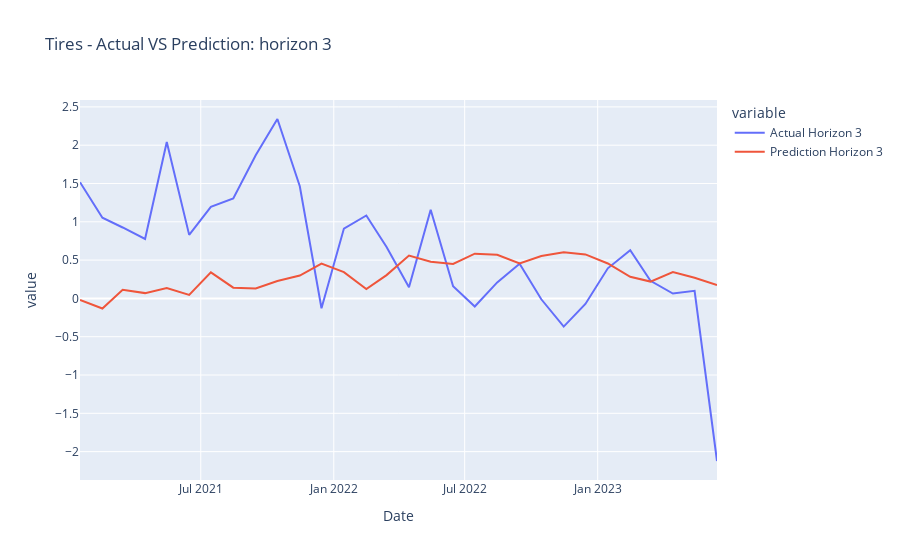
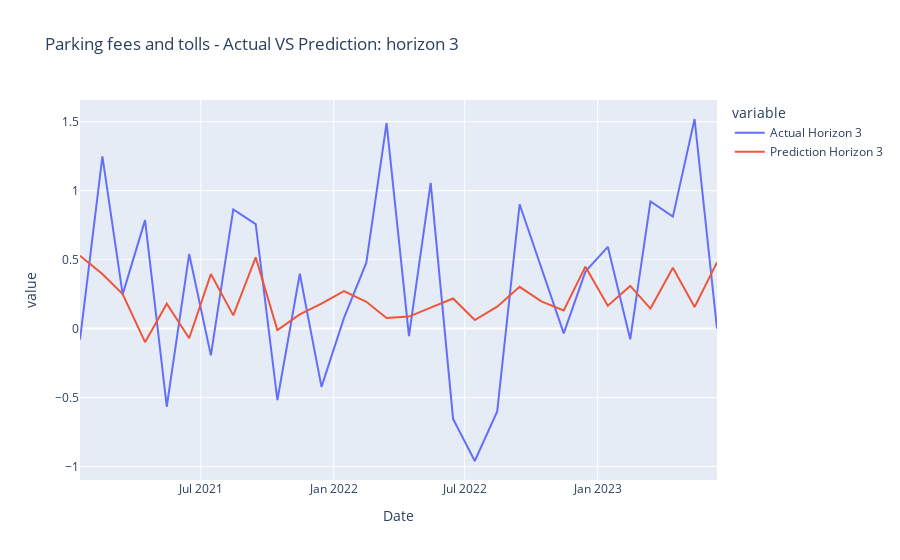
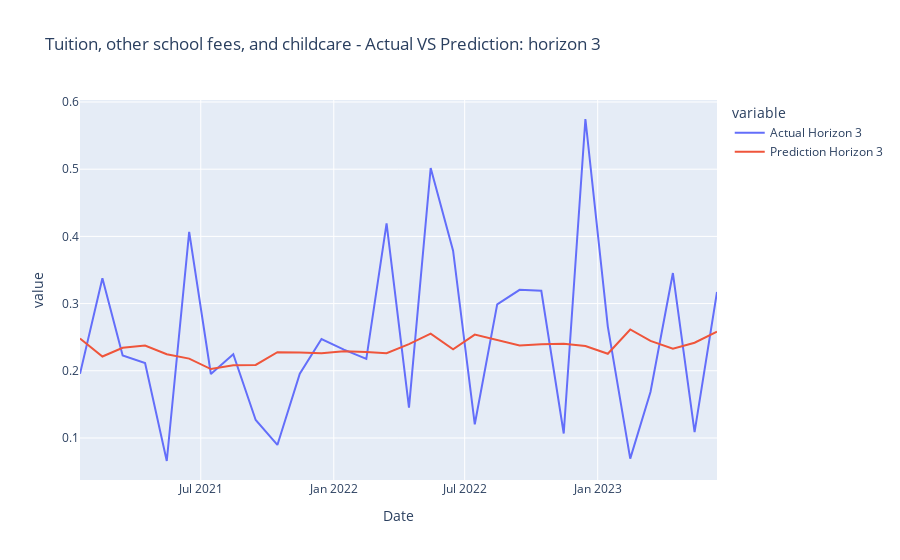
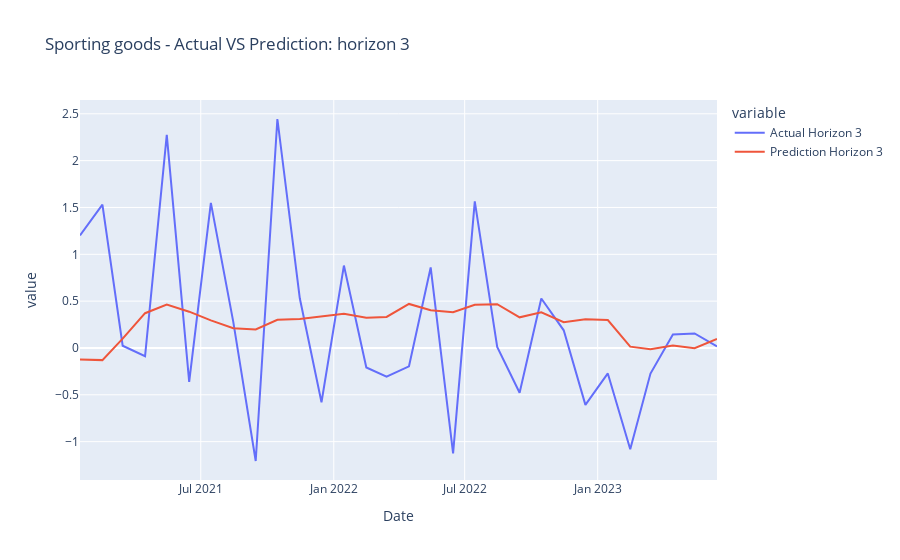

Write notebook code for charts like these, in order.
### Code cell
#categories = list(all_data_test_dict_hor_3.keys())
plot_results_horizon(all_data_test_dict_hor_3, categories, 3)

### Figure 1 — Plotly figure (JSON) as saved in the notebook; plotly's stock layout.template omitted (floating-point values rounded to 4 significant figures)
{"data": [{"hovertemplate": "variable=Actual Horizon 3<br>Date=%{x}<br>value=%{y}<extra></extra>", "legendgroup": "Actual Horizon 3", "line": {"color": "#636efa", "dash": "solid"}, "marker": {"symbol": "circle"}, "mode": "lines", "name": "Actual Horizon 3", "orientation": "v", "showlegend": true, "type": "scatter", "x": ["2021-01-15", "2021-02-15", "2021-03-15", "2021-04-15", "2021-05-15", "2021-06-15", "2021-07-15", "2021-08-15", "2021-09-15", "2021-10-15", "2021-11-15", "2021-12-15", "2022-01-15", "2022-02-15", "2022-03-15", "2022-04-15", "2022-05-15", "2022-06-15", "2022-07-15", "2022-08-15", "2022-09-15", "2022-10-15", "2022-11-15", "2022-12-15", "2023-01-15", "2023-02-15", "2023-03-15", "2023-04-15", "2023-05-15", "2023-06-15", null, null, null], "xaxis": "x", "y": [1.517, 1.053, 0.9259, 0.7754, 2.042, 0.8293, 1.195, 1.304, 1.869, 2.342, 1.464, -0.1287, 0.9112, 1.082, 0.6705, 0.1459, 1.157, 0.1584, -0.1054, 0.2086, 0.4531, -0.01106, -0.3682, -0.07184, 0.3925, 0.6299, 0.2293, 0.06321, 0.09861, -2.122, null, null, null], "yaxis": "y"}, {"hovertemplate": "variable=Prediction Horizon 3<br>Date=%{x}<br>value=%{y}<extra></extra>", "legendgroup": "Prediction Horizon 3", "line": {"color": "#EF553B", "dash": "solid"}, "marker": {"symbol": "circle"}, "mode": "lines", "name": "Prediction Horizon 3", "orientation": "v", "showlegend": true, "type": "scatter", "x": ["2021-01-15", "2021-02-15", "2021-03-15", "2021-04-15", "2021-05-15", "2021-06-15", "2021-07-15", "2021-08-15", "2021-09-15", "2021-10-15", "2021-11-15", "2021-12-15", "2022-01-15", "2022-02-15", "2022-03-15", "2022-04-15", "2022-05-15", "2022-06-15", "2022-07-15", "2022-08-15", "2022-09-15", "2022-10-15", "2022-11-15", "2022-12-15", "2023-01-15", "2023-02-15", "2023-03-15", "2023-04-15", "2023-05-15", "2023-06-15", null, null, null], "xaxis": "x", "y": [-0.01916, -0.132, 0.1116, 0.06919, 0.1367, 0.04556, 0.34, 0.14, 0.1301, 0.2263, 0.2987, 0.4534, 0.343, 0.1221, 0.3043, 0.5586, 0.4793, 0.45, 0.5839, 0.5686, 0.457, 0.5528, 0.6025, 0.5745, 0.4564, 0.2829, 0.2197, 0.3448, 0.2693, 0.174, 0.1421, -0.05154, null], "yaxis": "y"}], "layout": {"legend": {"title": {"text": "variable"}, "tracegroupgap": 0}, "title": {"text": "Tires - Actual VS Prediction: horizon 3"}, "xaxis": {"anchor": "y", "domain": [0, 1], "title": {"text": "Date"}}, "yaxis": {"anchor": "x", "domain": [0, 1], "title": {"text": "value"}}}}

### Figure 2 — Plotly figure (JSON) as saved in the notebook; plotly's stock layout.template omitted (floating-point values rounded to 4 significant figures)
{"data": [{"hovertemplate": "variable=Actual Horizon 3<br>Date=%{x}<br>value=%{y}<extra></extra>", "legendgroup": "Actual Horizon 3", "line": {"color": "#636efa", "dash": "solid"}, "marker": {"symbol": "circle"}, "mode": "lines", "name": "Actual Horizon 3", "orientation": "v", "showlegend": true, "type": "scatter", "x": ["2021-01-15", "2021-02-15", "2021-03-15", "2021-04-15", "2021-05-15", "2021-06-15", "2021-07-15", "2021-08-15", "2021-09-15", "2021-10-15", "2021-11-15", "2021-12-15", "2022-01-15", "2022-02-15", "2022-03-15", "2022-04-15", "2022-05-15", "2022-06-15", "2022-07-15", "2022-08-15", "2022-09-15", "2022-10-15", "2022-11-15", "2022-12-15", "2023-01-15", "2023-02-15", "2023-03-15", "2023-04-15", "2023-05-15", "2023-06-15", null, null, null], "xaxis": "x", "y": [-0.07994, 1.248, 0.2479, 0.7864, -0.5647, 0.5404, -0.1941, 0.864, 0.7572, -0.5177, 0.3973, -0.4226, 0.07589, 0.4781, 1.49, -0.05503, 1.057, -0.655, -0.9597, -0.6009, 0.901, 0.4448, -0.03483, 0.4133, 0.5926, -0.07781, 0.9222, 0.8117, 1.519, -0.001114, null, null, null], "yaxis": "y"}, {"hovertemplate": "variable=Prediction Horizon 3<br>Date=%{x}<br>value=%{y}<extra></extra>", "legendgroup": "Prediction Horizon 3", "line": {"color": "#EF553B", "dash": "solid"}, "marker": {"symbol": "circle"}, "mode": "lines", "name": "Prediction Horizon 3", "orientation": "v", "showlegend": true, "type": "scatter", "x": ["2021-01-15", "2021-02-15", "2021-03-15", "2021-04-15", "2021-05-15", "2021-06-15", "2021-07-15", "2021-08-15", "2021-09-15", "2021-10-15", "2021-11-15", "2021-12-15", "2022-01-15", "2022-02-15", "2022-03-15", "2022-04-15", "2022-05-15", "2022-06-15", "2022-07-15", "2022-08-15", "2022-09-15", "2022-10-15", "2022-11-15", "2022-12-15", "2023-01-15", "2023-02-15", "2023-03-15", "2023-04-15", "2023-05-15", "2023-06-15", null, null, null], "xaxis": "x", "y": [0.5277, 0.3962, 0.251, -0.09814, 0.1805, -0.07007, 0.395, 0.09587, 0.5168, -0.01084, 0.1028, 0.1815, 0.2714, 0.1941, 0.0773, 0.08707, 0.1525, 0.2184, 0.0617, 0.1589, 0.3025, 0.1978, 0.1319, 0.449, 0.166, 0.3093, 0.1453, 0.4403, 0.1567, 0.4801, 0.002795, 0.3009, null], "yaxis": "y"}], "layout": {"legend": {"title": {"text": "variable"}, "tracegroupgap": 0}, "title": {"text": "Parking fees and tolls - Actual VS Prediction: horizon 3"}, "xaxis": {"anchor": "y", "domain": [0, 1], "title": {"text": "Date"}}, "yaxis": {"anchor": "x", "domain": [0, 1], "title": {"text": "value"}}}}

### Figure 3 — Plotly figure (JSON) as saved in the notebook; plotly's stock layout.template omitted (floating-point values rounded to 4 significant figures)
{"data": [{"hovertemplate": "variable=Actual Horizon 3<br>Date=%{x}<br>value=%{y}<extra></extra>", "legendgroup": "Actual Horizon 3", "line": {"color": "#636efa", "dash": "solid"}, "marker": {"symbol": "circle"}, "mode": "lines", "name": "Actual Horizon 3", "orientation": "v", "showlegend": true, "type": "scatter", "x": ["2021-01-15", "2021-02-15", "2021-03-15", "2021-04-15", "2021-05-15", "2021-06-15", "2021-07-15", "2021-08-15", "2021-09-15", "2021-10-15", "2021-11-15", "2021-12-15", "2022-01-15", "2022-02-15", "2022-03-15", "2022-04-15", "2022-05-15", "2022-06-15", "2022-07-15", "2022-08-15", "2022-09-15", "2022-10-15", "2022-11-15", "2022-12-15", "2023-01-15", "2023-02-15", "2023-03-15", "2023-04-15", "2023-05-15", "2023-06-15", null, null, null], "xaxis": "x", "y": [0.1955, 0.3377, 0.2228, 0.2115, 0.06572, 0.4066, 0.1952, 0.2247, 0.1267, 0.08961, 0.1956, 0.2472, 0.2316, 0.2176, 0.4195, 0.145, 0.5018, 0.3787, 0.1203, 0.2988, 0.3205, 0.3191, 0.1066, 0.5747, 0.2658, 0.06931, 0.1685, 0.3455, 0.1086, 0.3174, null, null, null], "yaxis": "y"}, {"hovertemplate": "variable=Prediction Horizon 3<br>Date=%{x}<br>value=%{y}<extra></extra>", "legendgroup": "Prediction Horizon 3", "line": {"color": "#EF553B", "dash": "solid"}, "marker": {"symbol": "circle"}, "mode": "lines", "name": "Prediction Horizon 3", "orientation": "v", "showlegend": true, "type": "scatter", "x": ["2021-01-15", "2021-02-15", "2021-03-15", "2021-04-15", "2021-05-15", "2021-06-15", "2021-07-15", "2021-08-15", "2021-09-15", "2021-10-15", "2021-11-15", "2021-12-15", "2022-01-15", "2022-02-15", "2022-03-15", "2022-04-15", "2022-05-15", "2022-06-15", "2022-07-15", "2022-08-15", "2022-09-15", "2022-10-15", "2022-11-15", "2022-12-15", "2023-01-15", "2023-02-15", "2023-03-15", "2023-04-15", "2023-05-15", "2023-06-15", null, null, null], "xaxis": "x", "y": [0.2481, 0.2212, 0.2343, 0.2376, 0.2246, 0.2181, 0.2025, 0.2082, 0.2087, 0.2277, 0.2272, 0.226, 0.2289, 0.2281, 0.2261, 0.2396, 0.2552, 0.2321, 0.2539, 0.2454, 0.2378, 0.2395, 0.2401, 0.2369, 0.2254, 0.2615, 0.2444, 0.2327, 0.2417, 0.2582, 0.2374, 0.2605, null], "yaxis": "y"}], "layout": {"legend": {"title": {"text": "variable"}, "tracegroupgap": 0}, "title": {"text": "Tuition, other school fees, and childcare - Actual VS Prediction: horizon 3"}, "xaxis": {"anchor": "y", "domain": [0, 1], "title": {"text": "Date"}}, "yaxis": {"anchor": "x", "domain": [0, 1], "title": {"text": "value"}}}}

### Figure 4 — Plotly figure (JSON) as saved in the notebook; plotly's stock layout.template omitted (floating-point values rounded to 4 significant figures)
{"data": [{"hovertemplate": "variable=Actual Horizon 3<br>Date=%{x}<br>value=%{y}<extra></extra>", "legendgroup": "Actual Horizon 3", "line": {"color": "#636efa", "dash": "solid"}, "marker": {"symbol": "circle"}, "mode": "lines", "name": "Actual Horizon 3", "orientation": "v", "showlegend": true, "type": "scatter", "x": ["2021-01-15", "2021-02-15", "2021-03-15", "2021-04-15", "2021-05-15", "2021-06-15", "2021-07-15", "2021-08-15", "2021-09-15", "2021-10-15", "2021-11-15", "2021-12-15", "2022-01-15", "2022-02-15", "2022-03-15", "2022-04-15", "2022-05-15", "2022-06-15", "2022-07-15", "2022-08-15", "2022-09-15", "2022-10-15", "2022-11-15", "2022-12-15", "2023-01-15", "2023-02-15", "2023-03-15", "2023-04-15", "2023-05-15", "2023-06-15", null, null, null], "xaxis": "x", "y": [1.202, 1.531, 0.02402, -0.08783, 2.276, -0.362, 1.549, 0.2791, -1.207, 2.445, 0.5302, -0.5791, 0.8799, -0.2083, -0.3061, -0.196, 0.8596, -1.125, 1.565, 0.01089, -0.4777, 0.5282, 0.1887, -0.6076, -0.2719, -1.082, -0.2733, 0.1442, 0.1551, 0.0166, null, null, null], "yaxis": "y"}, {"hovertemplate": "variable=Prediction Horizon 3<br>Date=%{x}<br>value=%{y}<extra></extra>", "legendgroup": "Prediction Horizon 3", "line": {"color": "#EF553B", "dash": "solid"}, "marker": {"symbol": "circle"}, "mode": "lines", "name": "Prediction Horizon 3", "orientation": "v", "showlegend": true, "type": "scatter", "x": ["2021-01-15", "2021-02-15", "2021-03-15", "2021-04-15", "2021-05-15", "2021-06-15", "2021-07-15", "2021-08-15", "2021-09-15", "2021-10-15", "2021-11-15", "2021-12-15", "2022-01-15", "2022-02-15", "2022-03-15", "2022-04-15", "2022-05-15", "2022-06-15", "2022-07-15", "2022-08-15", "2022-09-15", "2022-10-15", "2022-11-15", "2022-12-15", "2023-01-15", "2023-02-15", "2023-03-15", "2023-04-15", "2023-05-15", "2023-06-15", null, null, null], "xaxis": "x", "y": [-0.1225, -0.1297, 0.09907, 0.3713, 0.4639, 0.3875, 0.2949, 0.2118, 0.1979, 0.3011, 0.3087, 0.3355, 0.3647, 0.3224, 0.3315, 0.4704, 0.4032, 0.3817, 0.4618, 0.4675, 0.3272, 0.38, 0.2753, 0.3066, 0.2979, 0.01414, -0.01297, 0.02628, -0.001824, 0.09545, 0.1686, 0.1878, null], "yaxis": "y"}], "layout": {"legend": {"title": {"text": "variable"}, "tracegroupgap": 0}, "title": {"text": "Sporting goods - Actual VS Prediction: horizon 3"}, "xaxis": {"anchor": "y", "domain": [0, 1], "title": {"text": "Date"}}, "yaxis": {"anchor": "x", "domain": [0, 1], "title": {"text": "value"}}}}
